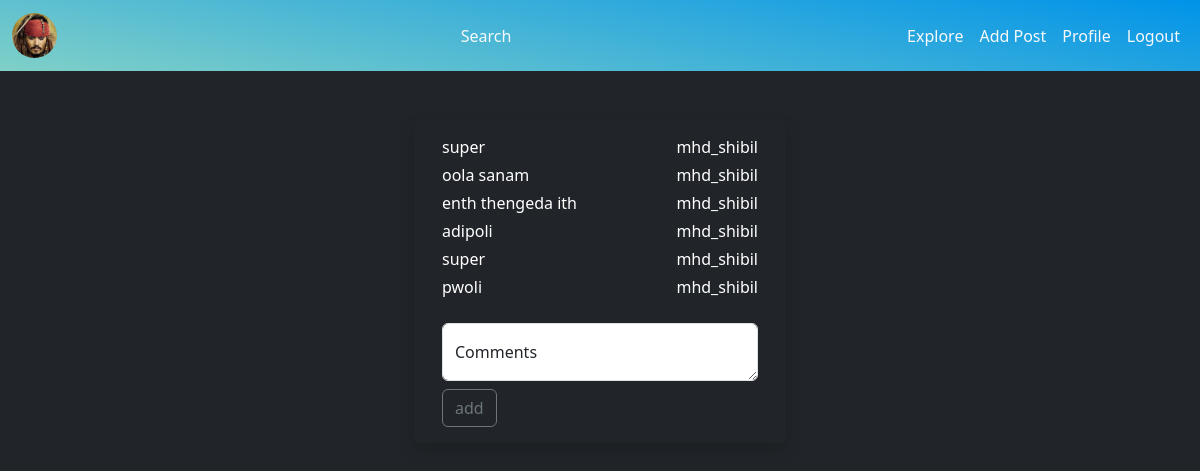
Page /post/11/comment/add/ (signed in) on the committed database.
### socialmedia/models.py (models this page shows, shortened)
class UserProfile(models.Model):
    profile_picture=models.ImageField(upload_to="profilpics",default="default.jpeg")
    bio=models.CharField(max_length=600,null=True,blank=True)
    dob=models.DateField(null=True,blank=True)
    phone=models.CharField(max_length=10,null=True,blank=True)
    user=models.OneToOneField(User,on_delete=models.CASCADE,related_name="profile")
    liked_posts=models.ManyToManyField(Posts,null=True,related_name="liked_post")
    following=models.ManyToManyField(User,related_name="following",null=True)
    followers=models.ManyToManyField(User,related_name="followers",null=True)

class Comments(models.Model):
    user=models.ForeignKey(User,on_delete=models.CASCADE)
    text=models.CharField(max_length=200)
    created_date=models.DateTimeField(auto_now_add=True)
    post=models.ForeignKey(Posts,on_delete=models.CASCADE)

### userapp/views.py (the view, shortened to what this page needs)
# urls.py: path("post/<int:pk>/comment/add/",views.CommentsCreateview.as_view(),name="comment-add"),
@method_decorator(SigninRequired,name="dispatch")
class CommentsCreateview(View):
    def get(self,request,*args,**kwargs):
        form=CommentForm()
        id=kwargs.get("pk")
        com=Comments.objects.filter(post=id).order_by("-created_date")
        return render(request,"comments.html",{"form":form,"comments":com})

### userapp/forms.py
class CommentForm(forms.ModelForm):
    class Meta:
        model=Comments
        fields=["text"]

### userapp/views.py (called while the page is built)
def SigninRequired(fn):
    def wrapper(request,*args,**kwargs):
        if not request.user.is_authenticated:
            return redirect("signin")
        else:
            return fn(request,*args,**kwargs)
    return wrapper

### userapp/templates/comments.html (shortened to what this page needs)
{%extends 'base.html'%}
{%block bodyblock%}
<div class="container bg-dark">
    <div class="row mt-5">
        <div class="col-4"></div>
        <div class="col-4  shadow rounded bg-dark">
           <div class="m-3">
                {%if comments%}
                {%for comment in comments%}
                <div class="d-flex mb-1">
                    <span class="text-white me-auto">{{comment.text}}</span>
                    <span class="text-white ms-auto">{{comment.user.username}}</span>
                </div>
                {%endfor%}
                {%endif%}
                <div class="mt-4">
                    <form action="" method="post">
                        <div class="form-floating">
                            <textarea class="form-control" placeholder="Leave a comment here" name="text" id="floatingTextarea"></textarea>
                            <label for="floatingTextarea">Comments</label>
                          </div>
                        <button type="submit" class="mt-2 btn btn-outline-secondary">add</button>
                    </form>
                </div>
           </div>
        </div>
        <div class="col-4"></div>
    </div>
</div>
{%endblock%}

### userapp/templates/base.html (shortened to what this page needs)
<!DOCTYPE html>
{%load static%}
<html lang="en">
<head>
    <link rel="stylesheet" href="{%static 'userapp/css/style.css'%}">
    <link rel="stylesheet" href="https://cdnjs.cloudflare.com/ajax/libs/font-awesome/6.5.1/css/all.min.css" />
    <link href="https://cdn.jsdelivr.net/npm/bootstrap@5.3.2/dist/css/bootstrap.min.css" rel="stylesheet">
  </head>
<body class="bg-dark">
  <nav class="navbar navbar-expand-lg" style="background-color: #0093E9;
  background-image: linear-gradient(190deg, #0093E9 0%, #80D0C7 100%);
  ">
    <div class="container-fluid">
      {%if request.user.profile.profile_picture%}
      <a class="navbar-brand" href="{%url 'profile'%}"><img src="{{request.user.profile.profile_picture.url}}" alt="" style="height: 45px; width: 45px;" class="rounded-circle"></a>
      {%endif%}
      <div class="collapse navbar-collapse" id="navbarSupportedContent">
        <ul class="navbar-nav ms-auto mb-2 mb-lg-0">
          <li class="nav-item">
            <a class="nav-link active text-light" aria-current="page" href="{%url 'user-search'%}">Search</a>
          </li>
        </ul>
        <ul class="navbar-nav ms-auto mb-2 mb-lg-0">
          {%if request.user.profile%}
          <li class="nav-item">
            <a class="nav-link active text-light" aria-current="page" href="{%url 'index'%}">Explore</a>
          </li>
          {%endif%}
          {%if request.user.profile%}
          <li class="nav-item">
            <a class="nav-link active text-light" aria-current="page" href="{%url 'post-add'%}">Add Post</a>
          </li>
          {%endif%}
          {%if request.user.profile%}
          <li class="nav-item">
            <a class="nav-link active text-light" href="{%url 'profile' %}">Profile</a>
          </li>
          {%else%}
          <li class="nav-item">
            <a class="nav-link active text-light" href="{%url 'profile-add' %}">Add Profile</a>
          </li>
          {%endif%}
          <li class="nav-item">
            <a class="nav-link active text-light" href="{%url 'signout'%}">Logout</a>
          </li>
        </ul>
      </div>
    </div>
  </nav>
      <div class="container">
        {%block bodyblock%}
        {%endblock%}
      </div>
</body>
</html>

### rows in the picture
Comments: text "super", user.username "mhd_shibil"
Comments: text "oola sanam", user.username "mhd_shibil"
Comments: text "enth thengeda ith", user.username "mhd_shibil"
Comments: text "adipoli", user.username "mhd_shibil"
Comments: text "super", user.username "mhd_shibil"
Comments: text "pwoli", user.username "mhd_shibil"
